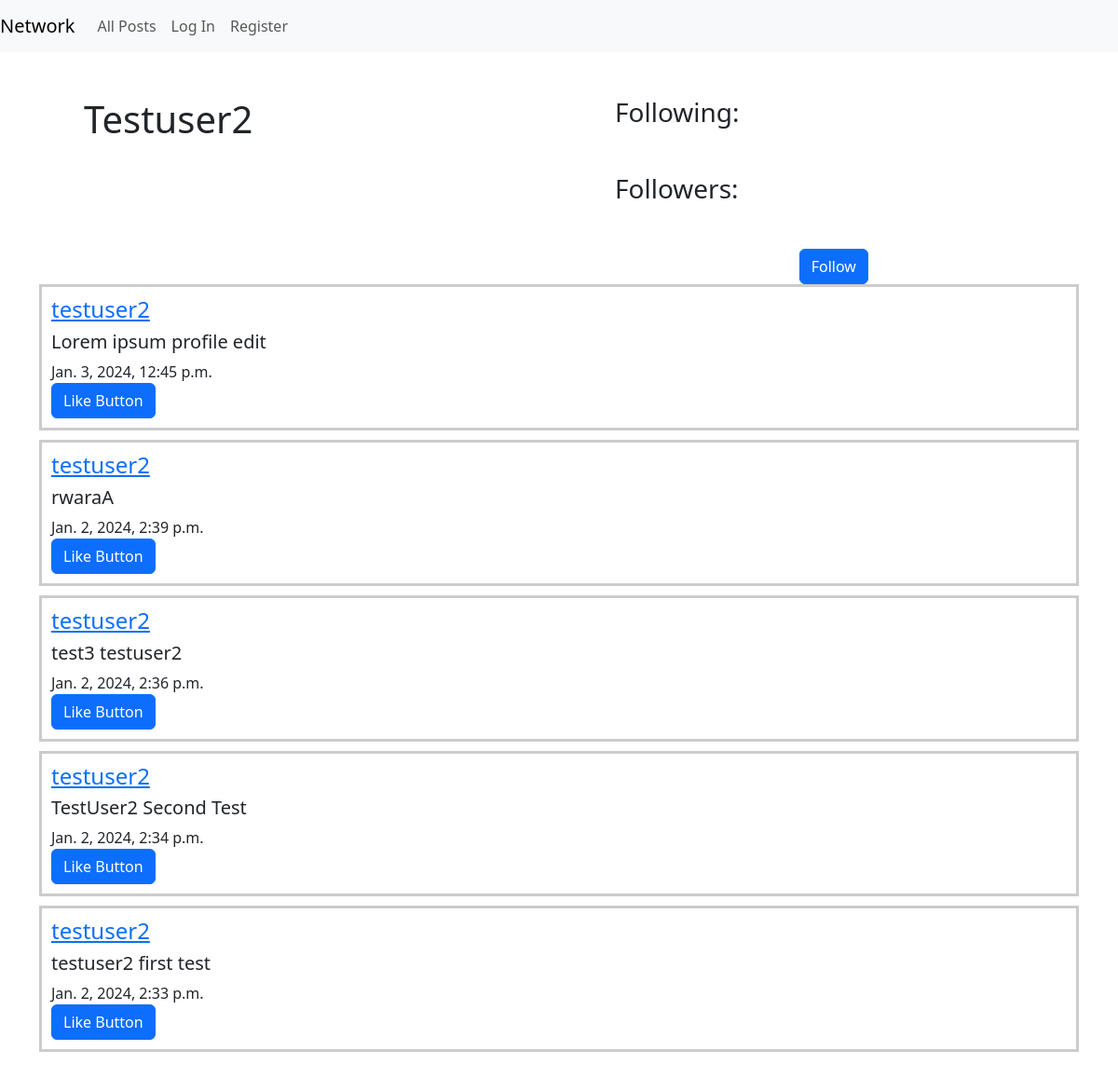
Screenshot of /profile/3/ with the database file from the repository.
### network/models.py (models this page shows, shortened)
class User(AbstractUser):
    pass

class Posts(models.Model):
    user = models.ForeignKey(User, on_delete=models.CASCADE)
    content = models.CharField(max_length=140)
    date = models.DateTimeField(auto_now_add=True)
    likes = models.ManyToManyField(User, related_name='liked_posts', blank=True)

### network/views.py (the view)
# urls.py: path("profile/<int:user_id>/", views.profile, name="profile"),
def profile(request, user_id):
    targetUser = get_object_or_404(User, pk=user_id)
    target_posts = Posts.objects.filter(user=targetUser)
    p = Paginator(target_posts, 5)
    page = request.GET.get('page')
    user_posts = p.get_page(page)
    nums = "a" * user_posts.paginator.num_pages
    return render(request, "network/profile.html", {"targetUser": targetUser,
                                                    "user_posts": user_posts})

### network/templates/network/profile.html (shortened to what this page needs)
{% extends "network/layout.html" %}
{% load static %}
{% block body %}
<div class="container" id="profile-page" data-user-id="{{ targetUser.id }}">
    <div class="row">
        <div class="col-6" id="pro_username">
            <h1 class="m-5">{{ targetUser.username |capfirst }}</h1>
        </div>
        <div class="col-6" id="follow">
            <div class="col" id="following">
                <h3 class="m-5">Following: </h3>
            </div>
            <div class="col" id="followers">
                <h3 class="m-5">Followers: </h3>
            </div>
            <div class="col" id="followers">
                <button class="btn btn-primary" id="follow-btn" style="margin-left: 45%;">Follow</button>
            </div>
        </div>
    </div>
    {% for post in user_posts reversed %}
            <div class="fake-post">
                <h4><a href="{% url 'profile' post.user.id %}">{{ post.user }}</a></h4>
                <h5 class="mt-2" id="post-content-{{ post.id }}">{{ post.content }}</h5>
                {{ post.date }} <br>
                <button class="btn btn-primary">Like Button</button>
            </div>
        {% endfor %}
    <br>
    <br>
</div>
{% endblock body %}

### network/templates/network/layout.html (shortened to what this page needs)
{% load static %}
<!DOCTYPE html>
<html lang="en">
    <head>
        <link href="https://cdn.jsdelivr.net/npm/bootstrap@5.3.2/dist/css/bootstrap.min.css" rel="stylesheet">
        <link href="{% static 'network/styles.css' %}" rel="stylesheet">
    </head>
    <body>
        <nav class="navbar navbar-expand-lg navbar-light bg-light">
            <a class="navbar-brand" href="#">Network</a>
            <div>
              <ul class="navbar-nav mr-auto">
                <li class="nav-item">
                  <a class="nav-link" href="{% url 'index' %}">All Posts</a>
                </li>
                {% if user.is_authenticated %}
                    <li class="nav-item">
                        <a class="nav-link" href="{% url "following_page" %}">Following</a>
                    </li>
                    <li class="nav-item">
                        <a class="nav-link" href="{% url 'logout' %}">Log Out</a>
                    </li>
                {% else %}
                    <li class="nav-item">
                        <a class="nav-link" href="{% url 'login' %}">Log In</a>
                    </li>
                    <li class="nav-item">
                        <a class="nav-link" href="{% url 'register' %}">Register</a>
                    </li>
                {% endif %}
              </ul>
            </div>
          </nav>
        <div class="body">
            {% block body %}
            {% endblock %}
        </div>
    </body>
</html>

### network/static/network/styles.css (style rules this page uses)
.new-post, .fake-post { border: 3px solid #ccc; padding: 10px; margin-bottom: 10px; }
#follow-btn { display:grid; place-items: center; }

### rows the page displays
User: username "Testuser2"
Posts: user "testuser2", content "Lorem ipsum profile edit", date "Jan. 3, 2024, 12:45 p.m."
Posts: user "testuser2", content "rwaraA", date "Jan. 2, 2024, 2:39 p.m."
Posts: user "testuser2", content "test3 testuser2", date "Jan. 2, 2024, 2:36 p.m."
Posts: user "testuser2", content "TestUser2 Second Test", date "Jan. 2, 2024, 2:34 p.m."
Posts: user "testuser2", content "testuser2 first test", date "Jan. 2, 2024, 2:33 p.m."
